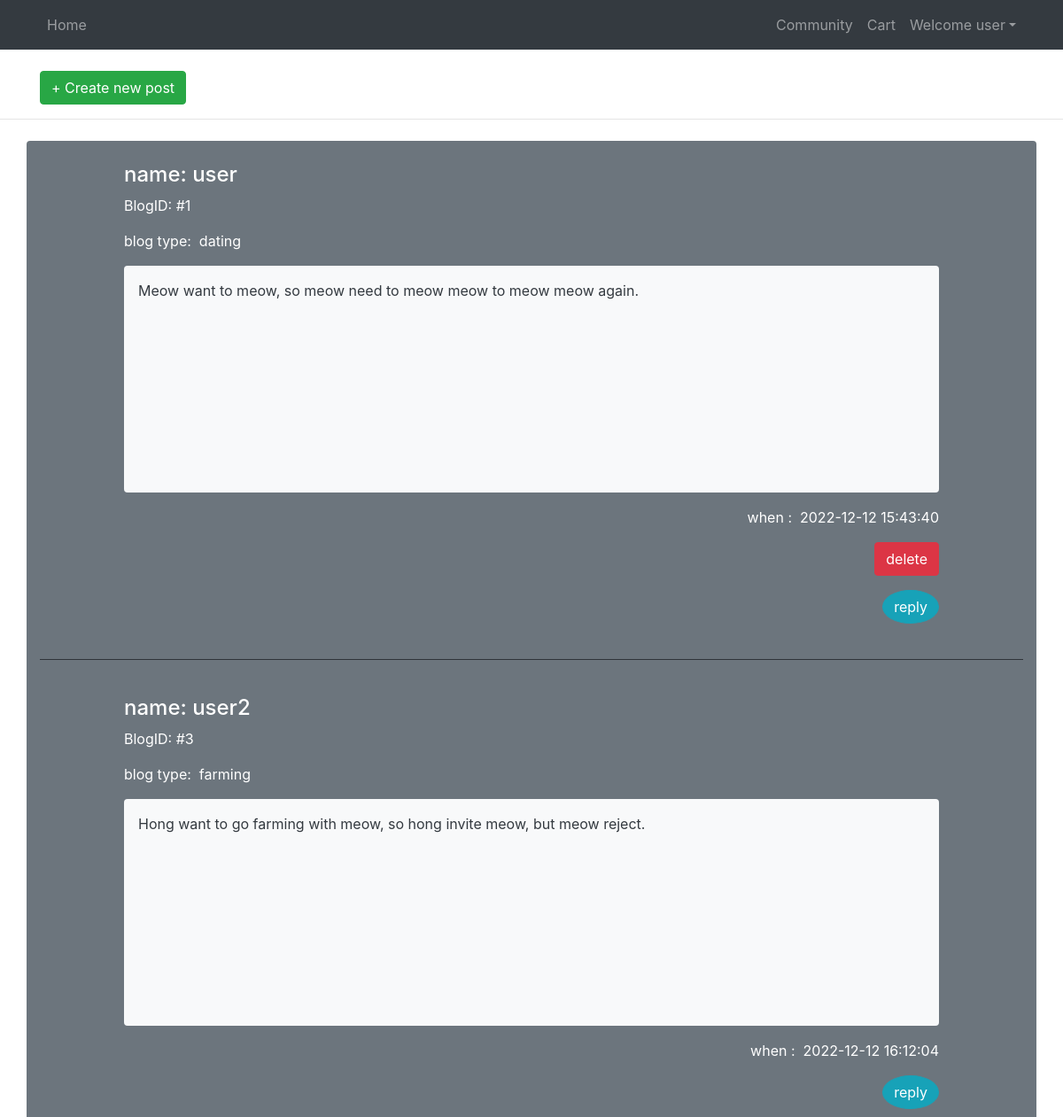
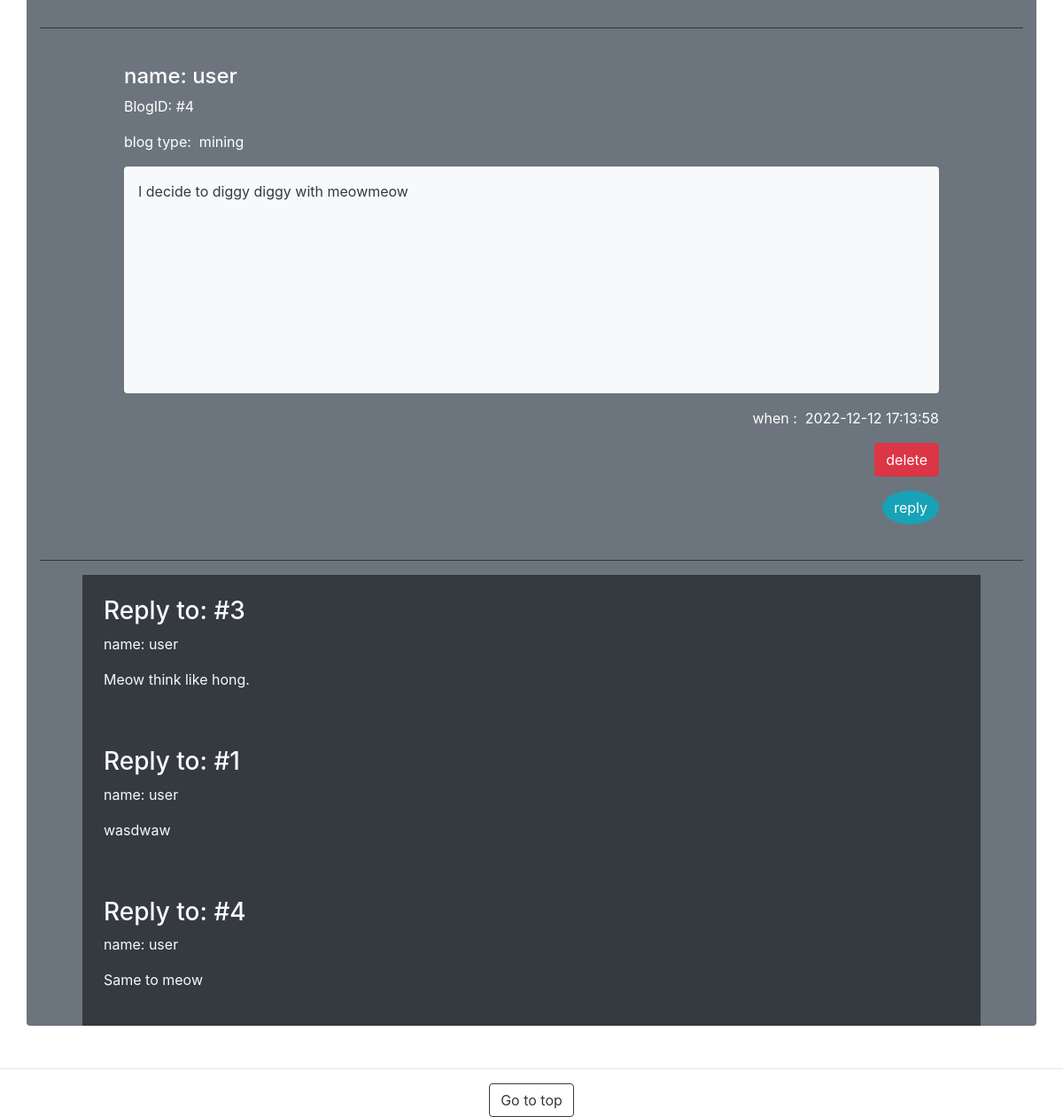
The page /stardew/community.php (signed in) on the database its author committed (2 pictures, top to bottom).
### tables this page shows
CREATE TABLE `tbl_user` (
  `user_id` int(11) NOT NULL,
  `name` varchar(64) NOT NULL,
  `surname` varchar(64) NOT NULL,
  `tel` text NOT NULL,
  `address` text NOT NULL,
  `email` varchar(128) NOT NULL,
  `password` varchar(32) NOT NULL,
  `status` int(1) NOT NULL
);

CREATE TABLE `tbl_blog` (
  `blog_id` int(11) NOT NULL,
  `user_id` int(11) NOT NULL,
  `blog_info` text NOT NULL,
  `blog_content_type` text NOT NULL,
  `blog_name` text NOT NULL,
  `blog_content` text NOT NULL,
  `blog_date` datetime NOT NULL
);

CREATE TABLE `tbl_reply` (
  `reply_id` int(11) NOT NULL,
  `blog_id` int(11) NOT NULL,
  `user_id` int(11) NOT NULL,
  `reply_content` text NOT NULL,
  `reply_date` datetime NOT NULL
);

### stardew/community.php (the view, shortened to what this page needs)
<!DOCTYPE html>
<html lang="th" dir="ltr">
  <head>
    <link rel="stylesheet" href="css/bootstrap.css">
  </head>
  <body>
    <?php include "checknav.php"; ?>
    <div class="container mt-4">
      <a href="create_post.php">
        <button class=" btn btn-success" type="button" name="button">+ Create new post</button>
      </a>
    </div>
    <hr>
    <div class="container mt-4 mb-5 bg-secondary rounded">
      <div class="row">
        <?php
          $sql = "SELECT * FROM tbl_blog";
          $result = $con->query($sql);
          while ($row = $result->fetch_assoc()) {
            $sql2 = "SELECT * FROM tbl_user WHERE user_id='$row[user_id]'";
            $result2 = $con->query($sql2);
            while ($row2 = $result2->fetch_assoc()) {
        ?>
        <div class="col-10 text-white mx-auto pt-4 pb-4">
          <h4>name: <?php echo $row2['name']; ?></h4>
          <p>BlogID: #<?php echo $row['blog_id']; ?></p>
          <p>blog type: &nbsp;<?php echo $row['blog_content_type']; ?></p>
          <p class="bg-light text-dark pl-3 pt-3 rounded" style="height:16rem;"><?php echo $row['blog_info']; ?></p>
          <div align="right">
            <p>when : &nbsp;<?php echo $row['blog_date']; ?></p>
            <?php
              if ($_SESSION['sess_id']==$row['user_id']) {
            ?>
              <a href="delete_blog.php?blog_id=<?php echo $row['blog_id']; ?>">
                <button class="btn btn-danger" type="button">delete</button>
              </a>
            <?php } ?>
          </div>
          <div class="mt-3" align="right">
            <a href="reply_page.php?id=<?php echo $row['blog_id'] ?>">
              <button class="btn btn-info rounded-circle" type="button">reply</button>
            </a>
          </div>
        </div>
        <div class="col-12">
          <hr class="bg-dark">
        </div>
        <?php }} ?>
      </div>
      <div class="ml-5 mr-5 bg-dark text-light">
        <?php
          $sql3 = "SELECT * FROM tbl_reply";
          $result3 = $con->query($sql3);
          while ($row3 = $result3->fetch_assoc()) {
            $sql4 = "SELECT * FROM tbl_user WHERE user_id='$row3[user_id]'";
            $result4 = $con->query($sql4);
            while ($row4 = $result4->fetch_assoc()) {
        ?>
          <div class="p-4">
            <h3>Reply to: #<?php echo $row3['blog_id'] ?></h3>
            <p>name: <?php echo $row4['name']; ?></p>
            <p><?php echo $row3['reply_content']; ?></p>
          </div>
        <?php }} ?>
      </div>
    </div>
    <hr>
    <div class="text-center">
      <a class="" href="#"><button class="btn btn-outline-dark" type="button" name="button">Go to top</button></a>
    </div>
  </body>
</html>

### rows shown on the page
tbl_blog: blog_id "1", blog_content_type "dating", blog_info "Meow want to meow, so meow need to meow meow to meow meow again.", blog_date "2022-12-12 15:43:40"
tbl_user: name "user"
tbl_blog: blog_id "3", blog_content_type "farming", blog_info "Hong want to go farming with meow, so hong invite meow, but meow reject.", blog_date "2022-12-12 16:12:04"
tbl_user: name "user2"
tbl_blog: blog_id "4", blog_content_type "mining", blog_info "I decide to diggy diggy with meowmeow", blog_date "2022-12-12 17:13:58"
tbl_reply: blog "3", reply_content "Meow think like hong."
tbl_reply: blog "1", reply_content "wasdwaw"
tbl_reply: blog "4", reply_content "Same to meow"

### other values the page prints
$_SESSION['sess_name'] "user"
